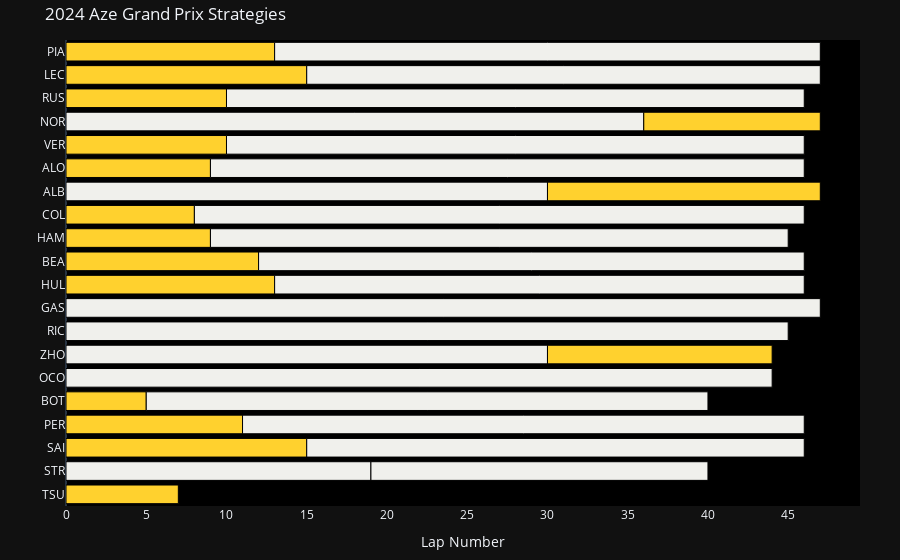

Here is the notebook cell this chart was saved with:
### Code cell
def plot_tyre_strat(session):

    drivers = session.drivers
    drivers = [session.get_driver(driver)["Abbreviation"] for driver in drivers]

    # Crear la figura de Plotly
    fig = go.Figure()

    for driver in drivers:
        driver_stints = stints.loc[stints["Driver"] == driver]
        previous_stint_end = 0

        for _, row in driver_stints.iterrows():
            # Obtener el color del compuesto
            compound_color = fastf1.plotting.get_compound_color(row["Compound"], session=session)
            
            # Añadir una barra horizontal para cada stint
            fig.add_trace(
                go.Bar(
                    y=[driver],
                    x=[row["StintLength"]],
                    base=previous_stint_end,
                    orientation='h',
                    marker=dict(color=compound_color, line=dict(color='black', width=1)),
                    legendgroup="Compound",
                    showlegend=False,
                    width=0.8
                )
            )
            
            previous_stint_end += row["StintLength"]

    # Configurar el diseño del gráfico
    fig.update_layout(
        title="2024 Aze Grand Prix Strategies",
        xaxis=dict(title="Lap Number"),
        yaxis=dict(title="", autorange='reversed'),
        plot_bgcolor='black',
        template='plotly_dark',
        margin=dict(t=40, b=40, l=40, r=40),
        bargap=1,
    )

    # Ocultar líneas de la cuadrícula y ejes
    fig.update_xaxes(showgrid=False)
    fig.update_yaxes(showgrid=False)

    # Mostrar la figura
    fig.show()

plot_tyre_strat(session)

### Figure 1 — Plotly figure (JSON) as saved in the notebook; plotly's stock layout.template omitted (floating-point values rounded to 4 significant figures)
{"data": [{"base": 0, "legendgroup": "Compound", "marker": {"color": "#ffd12e", "line": {"color": "black", "width": 1}}, "orientation": "h", "showlegend": false, "type": "bar", "width": 0.8, "x": [13], "y": ["PIA"]}, {"base": 13, "legendgroup": "Compound", "marker": {"color": "#f0f0ec", "line": {"color": "black", "width": 1}}, "orientation": "h", "showlegend": false, "type": "bar", "width": 0.8, "x": [34], "y": ["PIA"]}, {"base": 0, "legendgroup": "Compound", "marker": {"color": "#ffd12e", "line": {"color": "black", "width": 1}}, "orientation": "h", "showlegend": false, "type": "bar", "width": 0.8, "x": [15], "y": ["LEC"]}, {"base": 15, "legendgroup": "Compound", "marker": {"color": "#f0f0ec", "line": {"color": "black", "width": 1}}, "orientation": "h", "showlegend": false, "type": "bar", "width": 0.8, "x": [32], "y": ["LEC"]}, {"base": 0, "legendgroup": "Compound", "marker": {"color": "#ffd12e", "line": {"color": "black", "width": 1}}, "orientation": "h", "showlegend": false, "type": "bar", "width": 0.8, "x": [10], "y": ["RUS"]}, {"base": 10, "legendgroup": "Compound", "marker": {"color": "#f0f0ec", "line": {"color": "black", "width": 1}}, "orientation": "h", "showlegend": false, "type": "bar", "width": 0.8, "x": [36], "y": ["RUS"]}, {"base": 0, "legendgroup": "Compound", "marker": {"color": "#f0f0ec", "line": {"color": "black", "width": 1}}, "orientation": "h", "showlegend": false, "type": "bar", "width": 0.8, "x": [36], "y": ["NOR"]}, {"base": 36, "legendgroup": "Compound", "marker": {"color": "#ffd12e", "line": {"color": "black", "width": 1}}, "orientation": "h", "showlegend": false, "type": "bar", "width": 0.8, "x": [11], "y": ["NOR"]}, {"base": 0, "legendgroup": "Compound", "marker": {"color": "#ffd12e", "line": {"color": "black", "width": 1}}, "orientation": "h", "showlegend": false, "type": "bar", "width": 0.8, "x": [10], "y": ["VER"]}, {"base": 10, "legendgroup": "Compound", "marker": {"color": "#f0f0ec", "line": {"color": "black", "width": 1}}, "orientation": "h", "showlegend": false, "type": "bar", "width": 0.8, "x": [36], "y": ["VER"]}, {"base": 0, "legendgroup": "Compound", "marker": {"color": "#ffd12e", "line": {"color": "black", "width": 1}}, "orientation": "h", "showlegend": false, "type": "bar", "width": 0.8, "x": [9], "y": ["ALO"]}, {"base": 9, "legendgroup": "Compound", "marker": {"color": "#f0f0ec", "line": {"color": "black", "width": 1}}, "orientation": "h", "showlegend": false, "type": "bar", "width": 0.8, "x": [37], "y": ["ALO"]}, {"base": 0, "legendgroup": "Compound", "marker": {"color": "#f0f0ec", "line": {"color": "black", "width": 1}}, "orientation": "h", "showlegend": false, "type": "bar", "width": 0.8, "x": [30], "y": ["ALB"]}, {"base": 30, "legendgroup": "Compound", "marker": {"color": "#ffd12e", "line": {"color": "black", "width": 1}}, "orientation": "h", "showlegend": false, "type": "bar", "width": 0.8, "x": [17], "y": ["ALB"]}, {"base": 0, "legendgroup": "Compound", "marker": {"color": "#ffd12e", "line": {"color": "black", "width": 1}}, "orientation": "h", "showlegend": false, "type": "bar", "width": 0.8, "x": [8], "y": ["COL"]}, {"base": 8, "legendgroup": "Compound", "marker": {"color": "#f0f0ec", "line": {"color": "black", "width": 1}}, "orientation": "h", "showlegend": false, "type": "bar", "width": 0.8, "x": [38], "y": ["COL"]}, {"base": 0, "legendgroup": "Compound", "marker": {"color": "#ffd12e", "line": {"color": "black", "width": 1}}, "orientation": "h", "showlegend": false, "type": "bar", "width": 0.8, "x": [9], "y": ["HAM"]}, {"base": 9, "legendgroup": "Compound", "marker": {"color": "#f0f0ec", "line": {"color": "black", "width": 1}}, "orientation": "h", "showlegend": false, "type": "bar", "width": 0.8, "x": [36], "y": ["HAM"]}, {"base": 0, "legendgroup": "Compound", "marker": {"color": "#ffd12e", "line": {"color": "black", "width": 1}}, "orientation": "h", "showlegend": false, "type": "bar", "width": 0.8, "x": [12], "y": ["BEA"]}, {"base": 12, "legendgroup": "Compound", "marker": {"color": "#f0f0ec", "line": {"color": "black", "width": 1}}, "orientation": "h", "showlegend": false, "type": "bar", "width": 0.8, "x": [34], "y": ["BEA"]}, {"base": 0, "legendgroup": "Compound", "marker": {"color": "#ffd12e", "line": {"color": "black", "width": 1}}, "orientation": "h", "showlegend": false, "type": "bar", "width": 0.8, "x": [13], "y": ["HUL"]}, {"base": 13, "legendgroup": "Compound", "marker": {"color": "#f0f0ec", "line": {"color": "black", "width": 1}}, "orientation": "h", "showlegend": false, "type": "bar", "width": 0.8, "x": [33], "y": ["HUL"]}, {"base": 0, "legendgroup": "Compound", "marker": {"color": "#f0f0ec", "line": {"color": "black", "width": 1}}, "orientation": "h", "showlegend": false, "type": "bar", "width": 0.8, "x": [47], "y": ["GAS"]}, {"base": 0, "legendgroup": "Compound", "marker": {"color": "#f0f0ec", "line": {"color": "black", "width": 1}}, "orientation": "h", "showlegend": false, "type": "bar", "width": 0.8, "x": [45], "y": ["RIC"]}, {"base": 0, "legendgroup": "Compound", "marker": {"color": "#f0f0ec", "line": {"color": "black", "width": 1}}, "orientation": "h", "showlegend": false, "type": "bar", "width": 0.8, "x": [30], "y": ["ZHO"]}, {"base": 30, "legendgroup": "Compound", "marker": {"color": "#ffd12e", "line": {"color": "black", "width": 1}}, "orientation": "h", "showlegend": false, "type": "bar", "width": 0.8, "x": [14], "y": ["ZHO"]}, {"base": 0, "legendgroup": "Compound", "marker": {"color": "#f0f0ec", "line": {"color": "black", "width": 1}}, "orientation": "h", "showlegend": false, "type": "bar", "width": 0.8, "x": [44], "y": ["OCO"]}, {"base": 0, "legendgroup": "Compound", "marker": {"color": "#ffd12e", "line": {"color": "black", "width": 1}}, "orientation": "h", "showlegend": false, "type": "bar", "width": 0.8, "x": [5], "y": ["BOT"]}, {"base": 5, "legendgroup": "Compound", "marker": {"color": "#f0f0ec", "line": {"color": "black", "width": 1}}, "orientation": "h", "showlegend": false, "type": "bar", "width": 0.8, "x": [35], "y": ["BOT"]}, {"base": 0, "legendgroup": "Compound", "marker": {"color": "#ffd12e", "line": {"color": "black", "width": 1}}, "orientation": "h", "showlegend": false, "type": "bar", "width": 0.8, "x": [11], "y": ["PER"]}, {"base": 11, "legendgroup": "Compound", "marker": {"color": "#f0f0ec", "line": {"color": "black", "width": 1}}, "orientation": "h", "showlegend": false, "type": "bar", "width": 0.8, "x": [35], "y": ["PER"]}, {"base": 0, "legendgroup": "Compound", "marker": {"color": "#ffd12e", "line": {"color": "black", "width": 1}}, "orientation": "h", "showlegend": false, "type": "bar", "width": 0.8, "x": [15], "y": ["SAI"]}, {"base": 15, "legendgroup": "Compound", "marker": {"color": "#f0f0ec", "line": {"color": "black", "width": 1}}, "orientation": "h", "showlegend": false, "type": "bar", "width": 0.8, "x": [31], "y": ["SAI"]}, {"base": 0, "legendgroup": "Compound", "marker": {"color": "#f0f0ec", "line": {"color": "black", "width": 1}}, "orientation": "h", "showlegend": false, "type": "bar", "width": 0.8, "x": [19], "y": ["STR"]}, {"base": 19, "legendgroup": "Compound", "marker": {"color": "#f0f0ec", "line": {"color": "black", "width": 1}}, "orientation": "h", "showlegend": false, "type": "bar", "width": 0.8, "x": [21], "y": ["STR"]}, {"base": 0, "legendgroup": "Compound", "marker": {"color": "#ffd12e", "line": {"color": "black", "width": 1}}, "orientation": "h", "showlegend": false, "type": "bar", "width": 0.8, "x": [7], "y": ["TSU"]}], "layout": {"bargap": 1, "margin": {"b": 40, "l": 40, "r": 40, "t": 40}, "plot_bgcolor": "black", "title": {"text": "2024 Aze Grand Prix Strategies"}, "xaxis": {"showgrid": false, "title": {"text": "Lap Number"}}, "yaxis": {"autorange": "reversed", "showgrid": false, "title": {"text": ""}}}}
